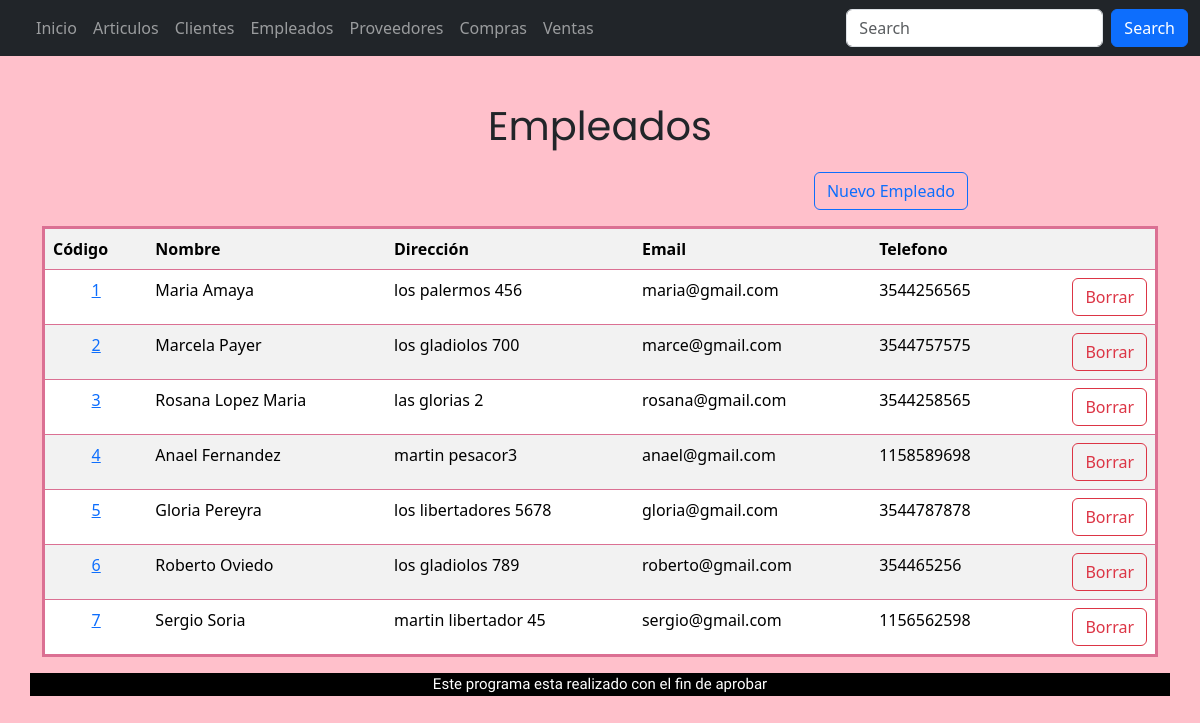
Screenshot of /tablaempleados/ with the database file from the repository.
### appRieVictoria/models.py (models this page shows, shortened)
class Empleados(models.Model):
    nombre = models.CharField(max_length=50, help_text="Nombre del empleado",verbose_name="Nombre")
    direccion = models.CharField(max_length=100, help_text='Direccion del empleado')
    Email = models.EmailField(help_text="Email del empleado")
    telefono = models.PositiveBigIntegerField(help_text='Telefono del empleado')
    proveedores = models.ManyToManyField("Proveedores" ,related_name='venden_a_empleados', through="Compras")
    clientes = models.ManyToManyField("Clientes" ,related_name='empleados_relacionados', through="Ventas")

### appRieVictoria/views.py (the view)
def tablaempleados(request):
    context = {'Empleados': Empleados.objects.all()}
    return render (request, 'tablaempleados.html', context)

### proyectoRieVictoria/templates/tablaempleados.html (shortened to what this page needs)
{% extends "base.html" %}
{% block content %}
<div class="nombreTablas">
    <p >Empleados</p>
</div>
<div class="row">
    <div class="col d-flex justify-content-end aling-items-end mb-3 col-10">
    <a class="btn btn-outline-primary" href="/empleados/EmpleadosNuevo{{ p.id}}">Nuevo Empleado</a></td>
    </div>
</div>
<table style="border-style: solid; border-color: palevioletred;" class="table table-striped">
            <tr>
                <th>Código</th>
                <th>Nombre</th>
                <th>Dirección</th>
                <th>Email</th>
                <th>Telefono</th>
                <th></th>
            </tr>
            {% for p in Empleados %}
                <tr>
                    <td class="centrado"><a href="/empleados/EmpleadosModif/{{ p.id }}/">{{ p.id }}</a></td>
                    <td>{{ p.nombre }}</td>
                    <td>{{ p.direccion }}</td>
                    <td>{{ p.Email }}</td>
                    <td>{{ p.telefono }}</td>
                    <td>
                        <div class="d-flex justify-content-end ">
                            <a class="btn btn-outline-danger" href="/empleados/EmpleadosBorrar/{{ p.id}}">Borrar</a>
                        </div>
                    </td>
                </tr>
                {% endfor %}
        </table>
    </div>
{% endblock %}

### proyectoRieVictoria/static/estilos.css (style rules this page uses)
body { background-color: pink; }
.nombreTablas { font-family: 'Poppins', sans-serif; text-align: center; font-size: 40px; margin-top: 40px; }
.centrado { text-align: center; }

### rows the page displays
Empleados: id "1", nombre "Maria Amaya", direccion "los palermos 456", Email "maria@gmail.com", telefono "3544256565"
Empleados: id "2", nombre "Marcela Payer", direccion "los gladiolos 700", Email "marce@gmail.com", telefono "3544757575"
Empleados: id "3", nombre "Rosana Lopez Maria", direccion "las glorias 2", Email "rosana@gmail.com", telefono "3544258565"
Empleados: id "4", nombre "Anael Fernandez", direccion "martin pesacor3", Email "anael@gmail.com", telefono "1158589698"
Empleados: id "5", nombre "Gloria Pereyra", direccion "los libertadores 5678", Email "gloria@gmail.com", telefono "3544787878"
Empleados: id "6", nombre "Roberto Oviedo", direccion "los gladiolos 789", Email "roberto@gmail.com", telefono "354465256"
Empleados: id "7", nombre "Sergio Soria", direccion "martin libertador 45", Email "sergio@gmail.com", telefono "1156562598"
